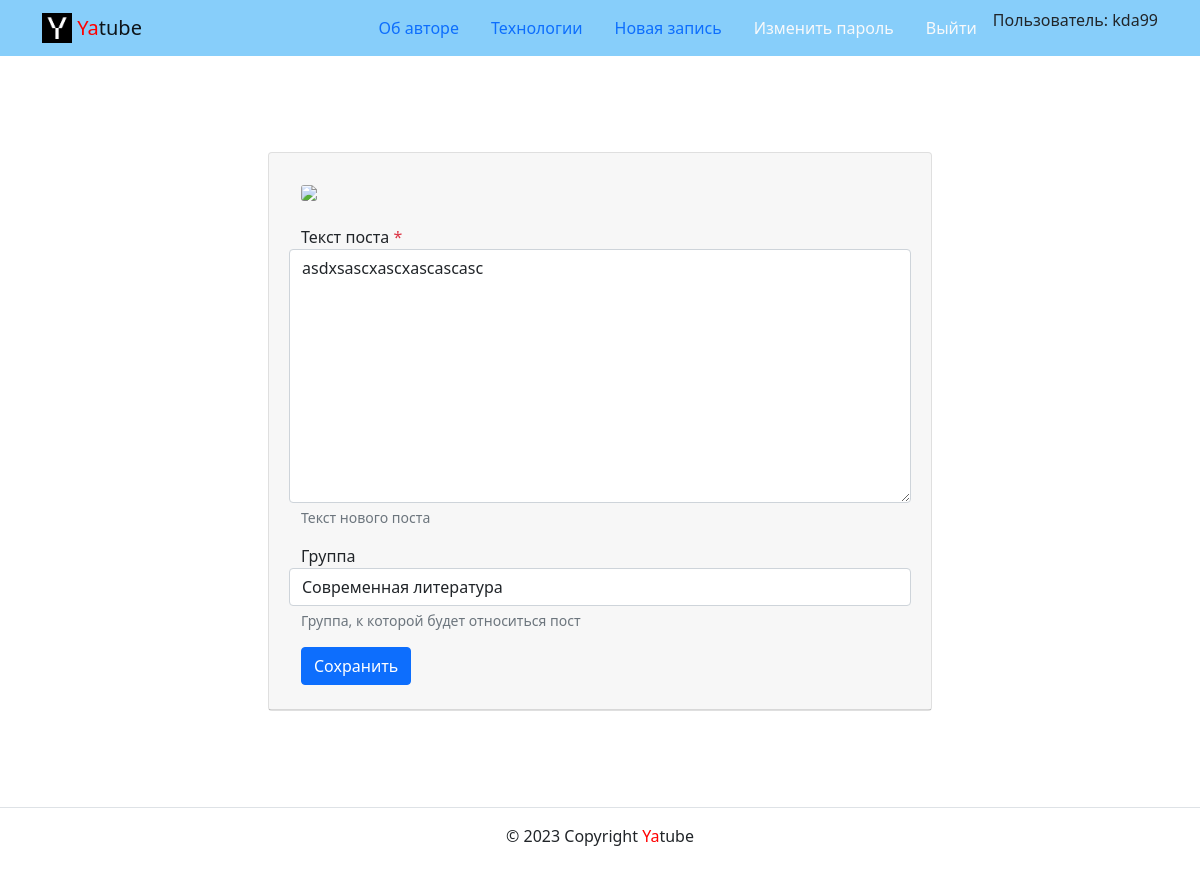
Page /posts/56/edit/ (signed in) on the earlier database version.
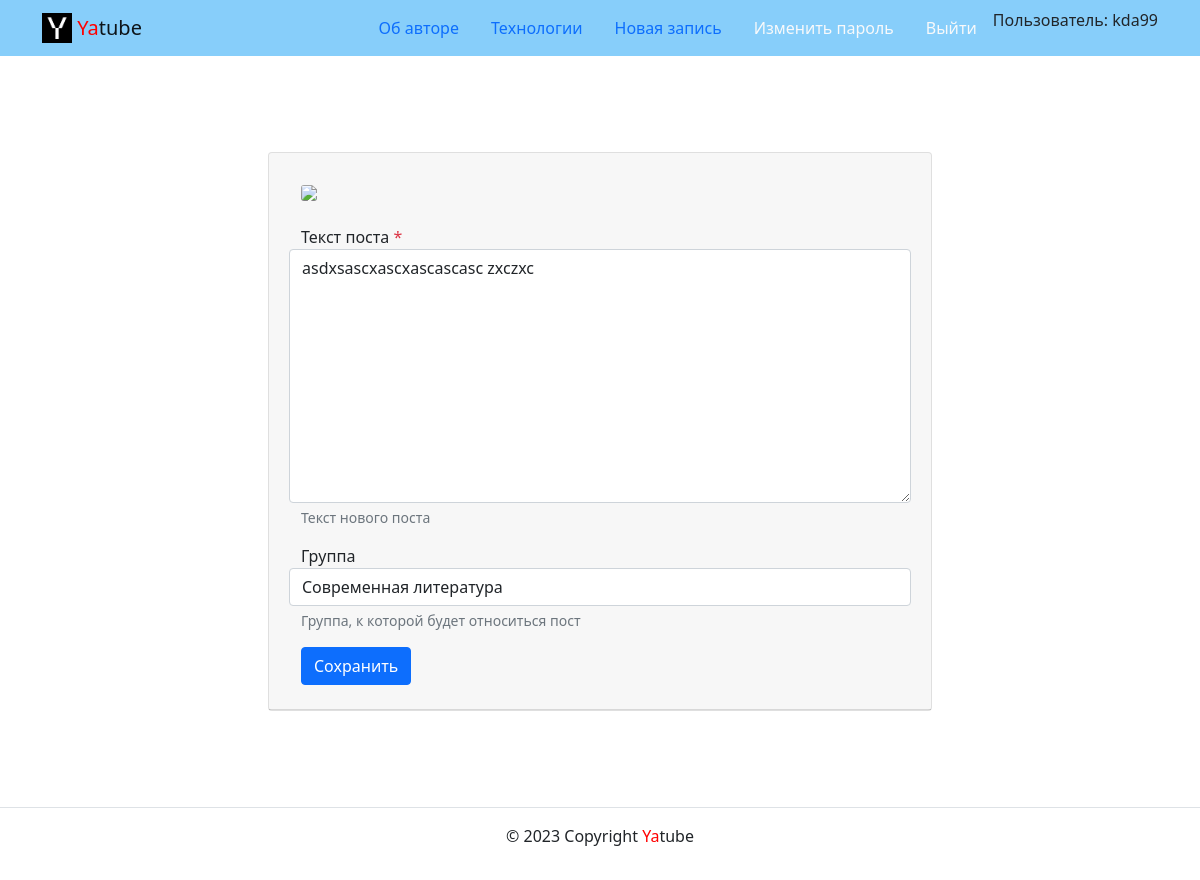
Same page on the later database version.
### posts/models.py (models this page shows, shortened)
class Post(models.Model):
    text = models.TextField(
        'Текст поста',
        help_text='Введите текст поста'
    )
    pub_date = models.DateTimeField(
        'Дата публикации',
        auto_now_add=True
    )
    author = models.ForeignKey(
        User,
        on_delete=models.CASCADE,
        verbose_name='Автор'
    )
    group = models.ForeignKey(
        Group,
        on_delete=models.SET_NULL,
        related_name='posts',
        blank=True,
        null=True,
        verbose_name='Группа',
        help_text='Выберите группу'
    )
    image = models.ImageField(
        'Картинка',
        upload_to='posts/',
        blank=True
    )
    class Meta:
        ordering = ('-pub_date',)
        verbose_name = 'Пост'
        verbose_name_plural = 'Посты'

### posts/views.py (the view)
# urls.py: path('posts/<int:post_id>/edit/', views.post_edit, name='post_edit'),
def post_edit(request, post_id):
    post = get_object_or_404(Post, pk=post_id)
    if post.author != request.user:
        return redirect('posts:post_detail', post_id=post_id)
    form = PostForm(
        request.POST or None,
        files=request.FILES or None,
        instance=post
    )
    context = {
        'post': post,
        'form': form,
        'is_edit': True,
    }
    if form.is_valid():
        form.save()
        return redirect('posts:post_detail', post_id=post_id)
    return render(request, 'posts/create_post.html', context)

### posts/forms.py
class PostForm(forms.ModelForm):
    class Meta:
        model = Post
        fields = ('group', 'text', 'image')

### core/context_processors/year.py (called while the page is built)
def year(request):
    currentYear = datetime.now().year
    return {'year': currentYear}

### core/templatetags/user_filters.py (called while the page is built)
@register.filter
def addclass(field, css):
    return field.as_widget(attrs={'class': css})

### posts/models.py (called while the page is built)
    def __str__(self):
        return self.title

### templates/posts/create_post.html (shortened to what this page needs)
{% extends 'base.html' %}
{% load thumbnail %}
{% block content %}
<div class="row justify-content-center">
  <div class="col-md-8 p-5">
    <div class="card">
      <div class="card-header"
          {% if is_edit %}
            Редактировать запись
          {% else %}
            Создать запись
          {% endif %}
      </div>
      <div class="card-body">
      {% load user_filters %}
      <form method="post" enctype="multipart/form-data" action=
              {% if request.resolver_match.view_name  == 'posts:post_edit' %}
              "{% url 'posts:post_edit' post.id %}"
              {% else %}
              "{% url 'posts:post_create' %}"
              {% endif %}
      >
      {% thumbnail post.image "960x339" crop="center" upscale=True as im %}
        <img class="card-img my-2" src="{{ im.url }}">
      {% endthumbnail %}
      <div class="form-group row my-3">
          <label for="{{ form.text.id_for_label }}">
            Текст поста
              {% if form.text.field.required %}
                <span class="required text-danger">*</span>
              {% endif %}
          </label>
          {{ form.text|addclass:'form-control' }}
              <small
                 id="{{ form.text.id_for_label }}-help"
                 class="form-text text-muted"
              >
                Текст нового поста
              </small>
        </div>
        <div class="form-group row my-3">
          <label for="{{ form.group.id_for_label }}">
            Группа
          </label>
          {{ form.group|addclass:'form-control' }}
              <small
                 id="{{ form.group.id_for_label }}-help"
                 class="form-text text-muted"
              >
                Группа, к которой будет относиться пост
              </small>
        </div>
            <button type="submit" class="btn btn-primary">
              {% if is_edit %}
                Сохранить
              {% else %}
                Добавить
              {% endif %}
            </button>
        </form>
      </div>
    </div>
  </div>
</div>
{% endblock %}

Differences in the rows shown:
changed Post "Современная литература": text "asdxsascxascxascascasc" → "asdxsascxascxascascasc zxczxc"
